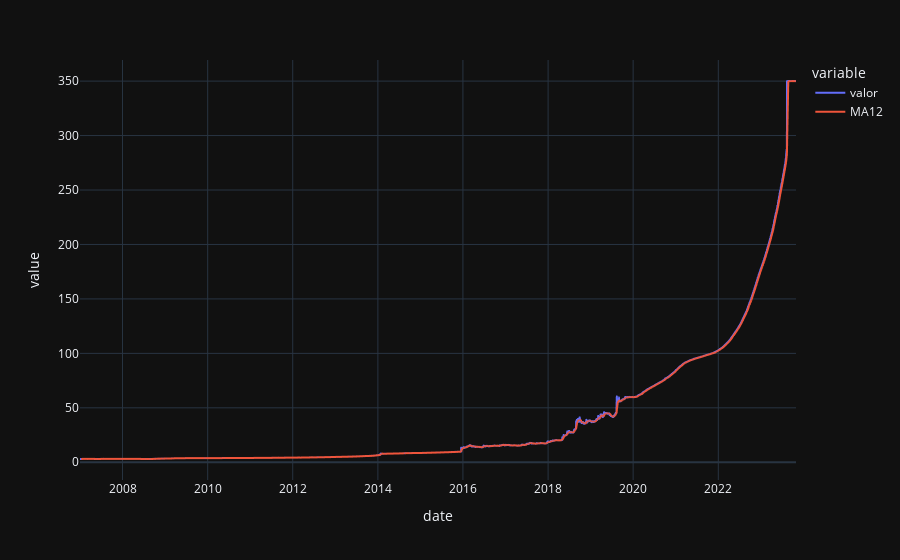

This figure's notebook cell:
### Code cell
# create 12 month moving average
dolar_reindexado['MA12'] = dolar_reindexado['valor'].rolling(12).mean()

# plot the dolar_reindexado and MA
import plotly.express as px
fig = px.line(dolar_reindexado, x="date", y=["valor", "MA12"], template = 'plotly_dark')
fig.show()

### Figure 1 — Plotly figure (JSON) as saved in the notebook; plotly's stock layout.template omitted (floating-point values rounded to 4 significant figures; data arrays with more than 128 entries replaced by an {"elided": "..."} marker saying what was removed)
{"data": [{"hovertemplate": "variable=valor<br>date=%{x}<br>value=%{y}<extra></extra>", "legendgroup": "valor", "line": {"color": "#636efa", "dash": "solid"}, "marker": {"symbol": "circle"}, "mode": "lines", "name": "valor", "showlegend": true, "type": "scattergl", "x": {"elided": "6147 str values"}, "xaxis": "x", "y": {"elided": "6147 float values"}, "yaxis": "y"}, {"hovertemplate": "variable=MA12<br>date=%{x}<br>value=%{y}<extra></extra>", "legendgroup": "MA12", "line": {"color": "#EF553B", "dash": "solid"}, "marker": {"symbol": "circle"}, "mode": "lines", "name": "MA12", "showlegend": true, "type": "scattergl", "x": {"elided": "6147 str values"}, "xaxis": "x", "y": {"elided": "6147 float values"}, "yaxis": "y"}], "layout": {"legend": {"title": {"text": "variable"}, "tracegroupgap": 0}, "margin": {"t": 60}, "xaxis": {"anchor": "y", "domain": [0, 1], "title": {"text": "date"}}, "yaxis": {"anchor": "x", "domain": [0, 1], "title": {"text": "value"}}}}
